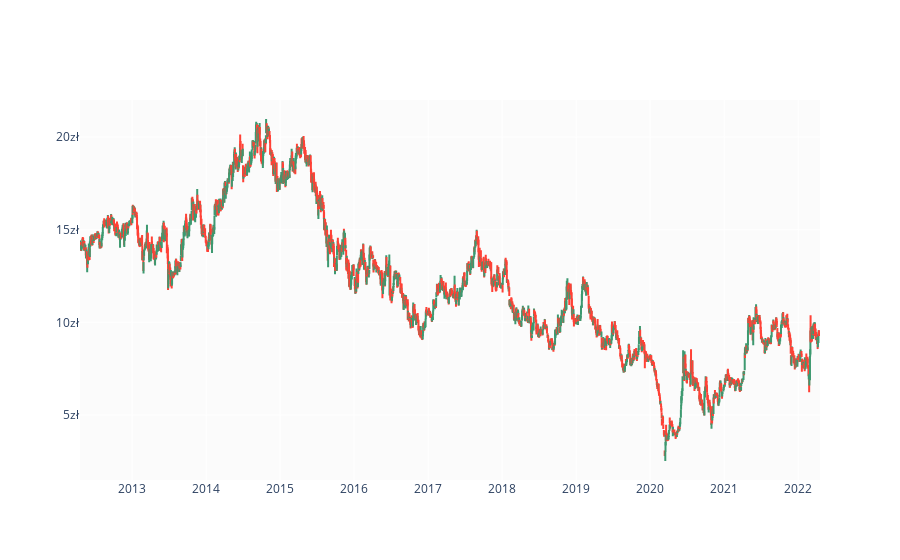

This figure's notebook cell:
### Markdown cell above
### OHLC Chart

### Code cell
fig = go.Figure(data=go.Ohlc(x=df.Data,
                open=df.Otwarcie,
                high=df.Maks,
                low=df.Min,
                close=df.Zamknięcie,
                name='Price'))
fig.update(layout_xaxis_rangeslider_visible=False)
fig.update_yaxes(ticksuffix="zł")

fig.show()

### Figure 1 — Plotly figure (JSON) as saved in the notebook; plotly's stock layout.template omitted (floating-point values rounded to 4 significant figures; data arrays with more than 128 entries replaced by an {"elided": "..."} marker saying what was removed)
{"data": [{"close": {"elided": "2506 float values"}, "high": {"elided": "2506 float values"}, "low": {"elided": "2506 float values"}, "name": "Price", "open": {"elided": "2506 float values"}, "type": "ohlc", "x": {"elided": "2506 str values"}}], "layout": {"xaxis": {"rangeslider": {"visible": false}}, "yaxis": {"ticksuffix": "zł"}}}
